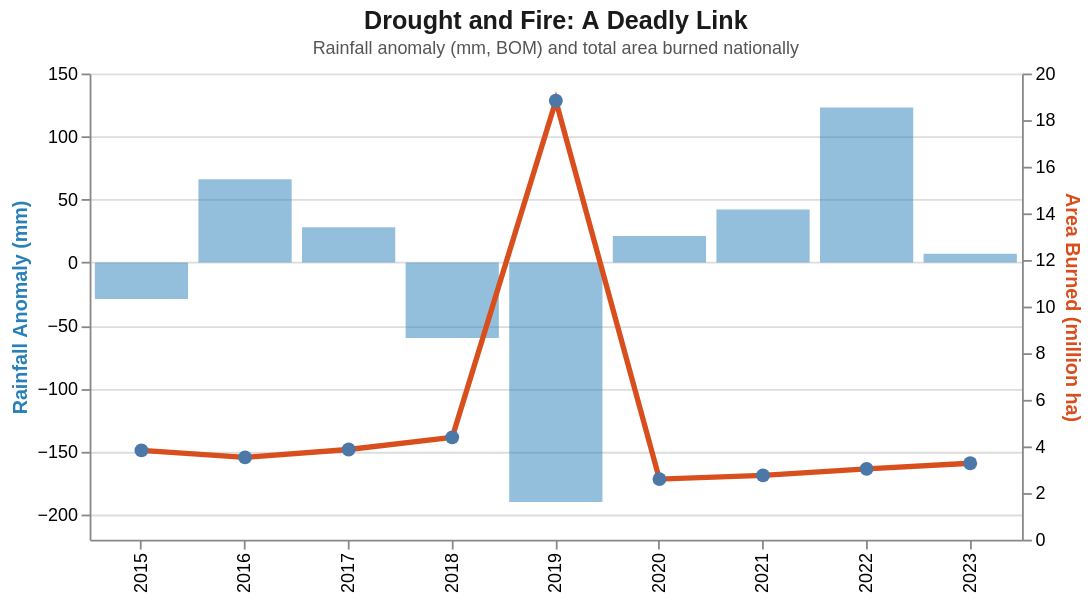

Write a Vega-Lite specification for this figure.
### Vega-Lite specification from a JSON file in a GitHub repository (floating-point values rounded to 4 significant figures)
{"$schema": "https://vega.github.io/schema/vega-lite/v5.json", "title": {"text": "Drought and Fire: A Deadly Link", "subtitle": "Rainfall anomaly (mm, BOM) and total area burned nationally", "fontSize": 14, "subtitleFontSize": 10, "color": "#1a1a1a", "subtitleColor": "#555"}, "width": 520, "height": 260, "data": {"values": [{"year": 2015, "rainfall_deficit_mm": -29, "total_area_burned_m_ha": 3.83}, {"year": 2016, "rainfall_deficit_mm": 66, "total_area_burned_m_ha": 3.53}, {"year": 2017, "rainfall_deficit_mm": 28, "total_area_burned_m_ha": 3.87}, {"year": 2018, "rainfall_deficit_mm": -60, "total_area_burned_m_ha": 4.39}, {"year": 2019, "rainfall_deficit_mm": -190, "total_area_burned_m_ha": 18.83}, {"year": 2020, "rainfall_deficit_mm": 21, "total_area_burned_m_ha": 2.6}, {"year": 2021, "rainfall_deficit_mm": 42, "total_area_burned_m_ha": 2.76}, {"year": 2022, "rainfall_deficit_mm": 123, "total_area_burned_m_ha": 3.04}, {"year": 2023, "rainfall_deficit_mm": 7, "total_area_burned_m_ha": 3.28}]}, "resolve": {"scale": {"y": "independent"}}, "layer": [{"mark": {"type": "bar", "opacity": 0.5, "color": "#2980b9"}, "encoding": {"x": {"field": "year", "type": "ordinal", "axis": {"title": null}}, "y": {"field": "rainfall_deficit_mm", "type": "quantitative", "axis": {"title": "Rainfall Anomaly (mm)", "titleColor": "#2980b9"}, "scale": {"domain": [-220, 150]}}, "tooltip": [{"field": "year", "title": "Year"}, {"field": "rainfall_deficit_mm", "title": "Rainfall Anomaly (mm)"}]}}, {"mark": {"type": "line", "color": "#d84f1d", "strokeWidth": 3, "point": {"filled": true, "size": 60}}, "encoding": {"x": {"field": "year", "type": "ordinal"}, "y": {"field": "total_area_burned_m_ha", "type": "quantitative", "axis": {"title": "Area Burned (million ha)", "titleColor": "#d84f1d"}}, "tooltip": [{"field": "year", "title": "Year"}, {"field": "total_area_burned_m_ha", "title": "Area Burned (M ha)", "format": ".2f"}]}}], "config": {"background": "transparent", "view": {"stroke": null}}}
